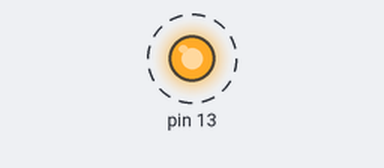
A sketch run on a simulated Arduino Uno, built with avr-gcc and run on an emulated ATmega328P. Shown: output pins drawn as LEDs (lit = HIGH). Dashed ring = blinking.

Above: at 0.05 s.
Timing chart, 0 to 3.0 s (numbered marks = the images above):
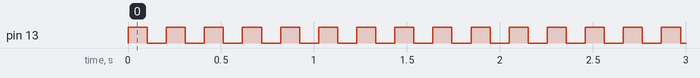

The sketch:

t0comp_interrupt.ino
```cpp
// Demonstrate how we can use the AVR's timer0 used by arduino for keeping time
// to do some work in specific time intervals as well.

// this interrupt will trigger whenever timer0 reaches the value stored in OCR0A.
// That value is zero by default, so it will just trigger whenever the timer
// rolls over, i.e. overflows. So this is just a "secondary" ISR that is called
// at about the same time as ISR(TIM0_OVF_vect)... that's the plan at least.
// In practice, of course we don't care about the phase of this signal,
// only about the frequency.
int n = 0;
volatile bool stateA = false;
ISR(TIMER0_COMPA_vect)
{
    digitalWrite(13, stateA);
    if(n++ % 100 == 0)
      stateA = !stateA;
}

void setup()
{
    // enable timer compare interrupt in channel A of timer 0
    TIMSK0 |= (1 << OCIE0A);

    pinMode(13, OUTPUT);
}

void loop() {
}
```

Measured:
- by itself, pin 13: alternates HIGH for 0.10 s and LOW for 0.10 s
